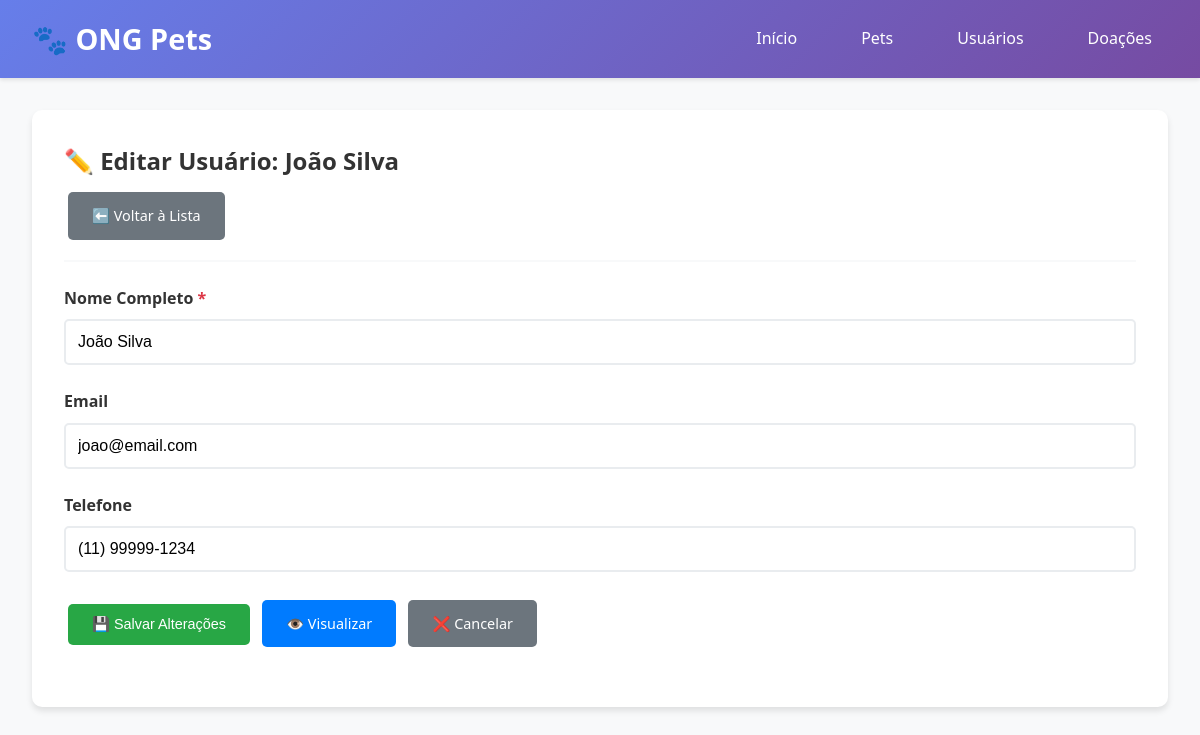
The app's page /index.php?controller=usuario&action=edit&id=1 with its own data.
### tables this page shows
CREATE TABLE IF NOT EXISTS usuario (
    id INT AUTO_INCREMENT PRIMARY KEY,
    nome VARCHAR(100) NOT NULL,
    email VARCHAR(255),
    telefone VARCHAR(15),
    created_at TIMESTAMP DEFAULT CURRENT_TIMESTAMP,
    updated_at TIMESTAMP DEFAULT CURRENT_TIMESTAMP ON UPDATE CURRENT_TIMESTAMP
);

### config/Database.php (called while the page is built, shortened)
<?php
class Database {
    private $host = 'localhost';
    private $db_name = 'ong_pets';
    private $username = 'root';
    private $password = '';
    public function getConnection() {
        $this->pdo = null;
        try {
            $this->pdo = new PDO(
                "mysql:host=" . $this->host . ";dbname=" . $this->db_name,
                $this->username,
                $this->password
            );
            $this->pdo->setAttribute(PDO::ATTR_ERRMODE, PDO::ERRMODE_EXCEPTION);
            $this->pdo->exec("set names utf8");
        } catch(PDOException $exception) {
            echo "Erro de conexão: " . $exception->getMessage();
        }
        return $this->pdo;
    }
}
?>

### models/Usuario.php (called while the page is built, shortened)
<?php
class Usuario {
    private $conn;
    private $table_name = "usuario";
    public $id;
    public function __construct($db) {
        $this->conn = $db;
    }
    public function readOne() {
        $query = "SELECT id, nome, email, telefone
                  FROM " . $this->table_name . "
                  WHERE id = ? LIMIT 0,1";
        $stmt = $this->conn->prepare($query);
        $stmt->bindParam(1, $this->id);
        $stmt->execute();
        $row = $stmt->fetch(PDO::FETCH_ASSOC);
        if($row) {
            $this->nome = $row['nome'];
            $this->email = $row['email'];
            $this->telefone = $row['telefone'];
            return true;
        }
        return false;
    }
}
?>

### views/usuarios/edit.php (the view, shortened to what this page needs)
<?php include 'views/partials/header.php'; ?>
<div class="container">
    <div class="card">
        <div class="card-header">
            <h1 class="card-title">✏️ Editar Usuário: <?= htmlspecialchars($this->usuario->nome) ?></h1>
            <a href="index.php?controller=usuario&action=index" class="btn btn-secondary">⬅️ Voltar à Lista</a>
        </div>
        <form method="POST" action="index.php?controller=usuario&action=update&id=<?= $this->usuario->id ?>">
            <div class="form-group">
                <label for="nome" class="form-label">Nome Completo <span class="required">*</span></label>
                <input type="text" id="nome" name="nome" class="form-control" required
                       value="<?= htmlspecialchars($this->usuario->nome) ?>"
                       placeholder="Digite o nome completo">
            </div>
            <div class="form-group">
                <label for="email" class="form-label">Email</label>
                <input type="email" id="email" name="email" class="form-control"
                       value="<?= htmlspecialchars($this->usuario->email) ?>"
                       placeholder="Digite o email">
            </div>
            <div class="form-group">
                <label for="telefone" class="form-label">Telefone</label>
                <input type="tel" id="telefone" name="telefone" class="form-control"
                       value="<?= htmlspecialchars($this->usuario->telefone) ?>"
                       placeholder="(00) 00000-0000">
            </div>
            <div class="form-group">
                <button type="submit" class="btn btn-success">💾 Salvar Alterações</button>
                <a href="index.php?controller=usuario&action=show&id=<?= $this->usuario->id ?>" class="btn btn-primary">👁️ Visualizar</a>
                <a href="index.php?controller=usuario&action=index" class="btn btn-secondary">❌ Cancelar</a>
            </div>
        </form>
    </div>
</div>
<?php include 'views/partials/footer.php'; ?>

### public/css/style.css (style rules this page uses)
* { margin: 0; padding: 0; box-sizing: border-box; }
body { font-family: 'Segoe UI', Tahoma, Geneva, Verdana, sans-serif; background-color: #f8f9fa; color: #333; line-height: 1.6; }
.container { max-width: 1200px; margin: 2rem auto; padding: 0 2rem; }
.card { background: white; border-radius: 10px; box-shadow: 0 4px 6px rgba(0,0,0,0.1); padding: 2rem; margin-bottom: 2rem; }
.card-header { border-bottom: 2px solid #f8f9fa; padding-bottom: 1rem; margin-bottom: 1.5rem; }
.card-title { font-size: 1.5rem; color: #333; margin-bottom: 0.5rem; }
.btn { display: inline-block; padding: 0.75rem 1.5rem; border: none; border-radius: 5px; text-decoration: none; cursor: pointer; font-size: 0.9rem; transition: all 0.3s; margin: 0.25rem; }
.btn-primary { background-color: #007bff; color: white; }
.btn-success { background-color: #28a745; color: white; }
.btn-secondary { background-color: #6c757d; color: white; }
.form-group { margin-bottom: 1.5rem; }
.form-label { display: block; margin-bottom: 0.5rem; font-weight: 600; color: #333; }
.form-control { width: 100%; padding: 0.75rem; border: 2px solid #e9ecef; border-radius: 5px; font-size: 1rem; transition: border-color 0.3s; }
.required { color: #dc3545; }
.card { animation: fadeIn 0.5s ease-out; }

### records on screen
usuario: nome "João Silva", email "joao@email.com", telefone "(11) 99999-1234"
